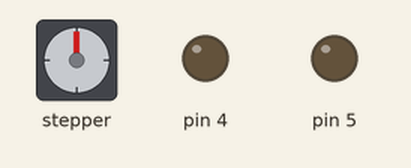
Recording of a program running on a simulated Arduino Nano, built with avr-gcc and run on an emulated ATmega328P. On the bench: stepper motor, output pins drawn as LEDs (lit = HIGH). Wiring (inferred from the names in the program): stepper motor driver (200 steps per turn assumed): step pin 2; direction pin 3. Pins used as bus, display or sensor lines are not drawn.

Above: at 0.15 s.
At 10.05 s:
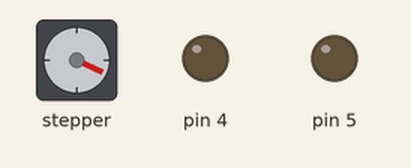
At 19.95 s:
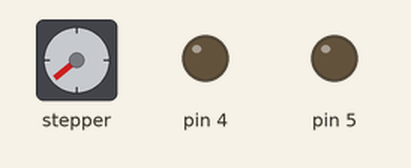
At 39.76 s:
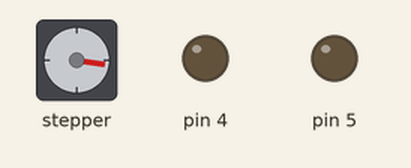
Timing chart, 0 to 40.0 s (numbered marks = the images above):
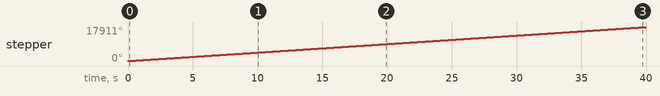

Measured:
- by itself, stepper: keeps turning clockwise at about 448°/s

The program:

main.cpp
```cpp
#include <Arduino.h>


int period=200, step_r=20, count, stepcount_r;
int pulsememl, pulsememr;

int step_pin=2, dir_pin=3;

unsigned long looptime;
int value_i = 0;
const int values[] = {5, 20, 200};

void setup(){
  // Serial.begin(9600);

  DDRD |= 0b00111100;
  // DDRB |= 0b00100000;

  TCNT2 = 0;
  TCCR2A = 0;
  TCCR2B = 0;
  TCCR2A |= (1 << WGM21);
  TCCR2B |= (1 << CS21);
  TIMSK2 |= (1 << OCIE2A);
  OCR2A = 39;
  //sei();
}

void loop(){
  delay(20);
  // PORTD |= 0b10000000;
  // PORTD &= 0b01111111;

}

ISR(TIMER2_COMPA_vect){
  count++;

  if(count > pulsememl){
    count = 0;
    pulsememl = period;
    if(pulsememl < 0){
      PORTD &= 0b11110111;
      pulsememl *= -1;
    }
    else PORTD |= 0b00001000;
  }

  else if(count == 1)PORTD |= 0b00000100;
  else if(count == 2)PORTD &= 0b11111011;


}
```
